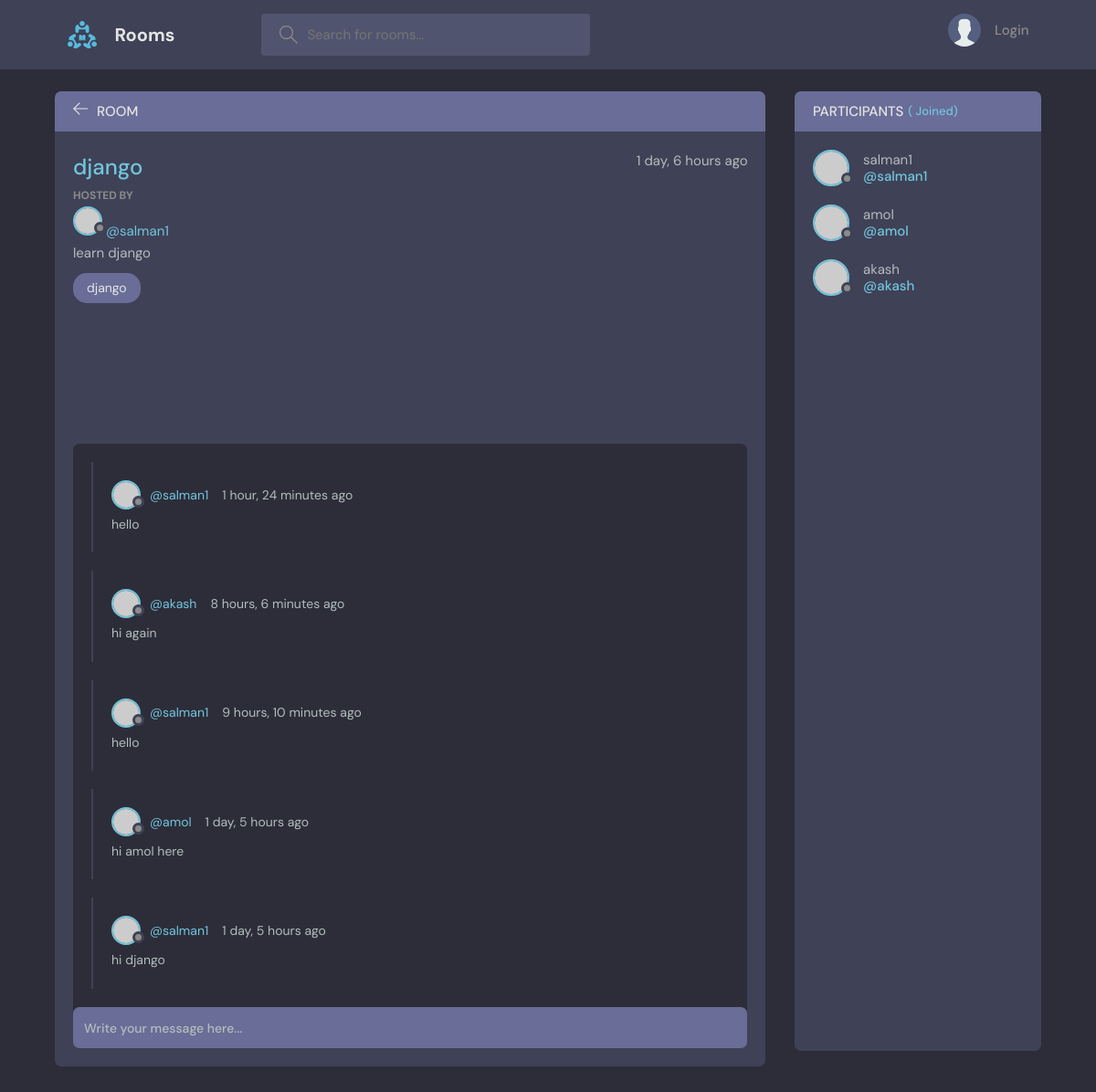
/room/1, run on the app's committed database.
### base/models.py (models this page shows, shortened)
class Room(models.Model):
    host = models.ForeignKey(User, on_delete=models.CASCADE, null=True)
    topic = models.ForeignKey(Topic, on_delete=models.SET_NULL, null=True)
    name = models.CharField(max_length=200)
    description = models.TextField(null=True, blank=True)
    participants = models.ManyToManyField(
        User, related_name='participants', blank=True)
    updated = models.DateTimeField(auto_now=True)
    created = models.DateTimeField(auto_now_add=True)
    class Meta:
        ordering = ['-updated', '-created']

class Message(models.Model):
    user = models.ForeignKey(User, on_delete=models.CASCADE)
    room = models.ForeignKey(Room, on_delete=models.CASCADE)
    body = models.TextField()
    updated = models.DateTimeField(auto_now=True)
    created = models.DateTimeField(auto_now_add=True)
    class Meta:
        ordering = ['-updated', '-created']

### base/views.py (the view, shortened to what this page needs)
# urls.py: path('room/<int:pk>', views.room, name='room'),
def room(request, pk):
    room = Room.objects.get(id=pk)
    room_messages = room.message_set.all()
    participants = room.participants.all()
    context = {'rooms': room, 'room_messages': room_messages,
               'participants': participants}
    return render(request, 'base/room.html', context)

### base/templates/base/room.html (shortened to what this page needs)
{% extends 'main.html' %}
{% block content %}
    <main class="profile-page layout layout--2">
      <div class="container">
        <div class="room">
          <div class="room__top">
            <div class="room__topLeft">
              <a href="{% url 'home' %}">
                <svg version="1.1" xmlns="http://www.w3.org/2000/svg" width="32" height="32" viewBox="0 0 32 32">
                  <title>arrow-left</title>
                  <path
                    d="M13.723 2.286l-13.723 13.714 13.719 13.714 1.616-1.611-10.96-10.96h27.625v-2.286h-27.625l10.965-10.965-1.616-1.607z"
                  ></path>
                </svg>
              </a>
              <h3>Room</h3>
            </div>
          </div>
          <div class="room__box scroll">
            <div class="room__header scroll">
              <div class="room__info">
                <h3>{{rooms.name}}</h3>
                <span>{{rooms.created|timesince}} ago</span>
              </div>
              <div class="room__hosted">
                <p>Hosted By</p>
                <a href="#" class="{% url 'profile' rooms.host.id %}">
                  <div class="avatar avatar--small">
                    <img src="https://randomuser.me/api/portraits/men/37.jpg" />
                  </div>
                  <span>@{{rooms.host}}</span>
                </a>
              </div>
              <div class="room__details">
                {{rooms.description}}
              </div>
              <span class="room__topics">{{rooms.name}}</span>
            </div>
            <div class="room__conversation">
              <div class="threads scroll">
                {% for message in room_messages %}
                <div class="thread">
                  <div class="thread__top">
                    <div class="thread__author">
                      <a href="#" class="thread__authorInfo">
                        <div class="avatar avatar--small">
                          <img src="https://randomuser.me/api/portraits/men/37.jpg" />
                        </div>
                        <span>@{{message.user}}</span>
                      </a>
                      <span class="thread__date">{{message.created|timesince}} ago</span>
                    </div>
                  </div>
                  <div class="thread__details">
                    {{message.body}}
                  </div>
                </div>
                {% endfor %}
              </div>
            </div>
          </div>
          <div class="room__message">
            <form action="" method="POST">
              <input name="body" placeholder="Write your message here..." />
            </form>
          </div>
        </div>
        <div class="participants">
          <h3 class="participants__top">Participants <span>({{participant.count}} Joined)</span></h3>
          <div class="participants__list scroll">
            {% for user in participants %}
            <a href="{% url 'profile' user.id %}" class="participant">
              <div class="avatar avatar--medium">
                <img src="https://randomuser.me/api/portraits/men/37.jpg" />
              </div>
              <p>
                {{user.username}}
                <span>@{{user.username}}</span>
              </p>
            </a>
            {% endfor %}
          </div>
        </div>
      </div>
    </main>
{% endblock %}

### templates/main.html (shortened to what this page needs)
<!DOCTYPE html>
{% load static %}
<html lang="en">
<head>
    <link rel="stylesheet" href="{% static 'styles/style.css' %}" />
</head>
<body>
    {% include 'navbar.html' %}
    {% block content %} {% endblock %}
</body>
</html>

### templates/navbar.html (shortened to what this page needs)
{% load static %}
<header class="header header--loggedIn">
    <div class="container">
        <a href="{% url 'home' %}" class="header__logo">
            <img src="{% static 'images/logo.svg' %}" />
            <h1>Rooms</h1>
        </a>
        <form class="header__search" method="GET" action="{% url 'home' %}">
            <label>
                <input type="text" name="q" placeholder="Search for rooms..." />
            </label>
        </form>
        <nav class="header__menu">
            {% if request.user.is_authenticated %}
            <div class="header__user">
                <a href="{% url 'updateUser' %}">
                    <div class="avatar avatar--medium active">
                        <img src="https://static-00.iconduck.com/assets.00/person-icon-512x483-d7q8hqj4.png" />
                    </div>
                    <p>{{request.user}} <span>@{{request.user}}</span></p>
                </a>
                <button class="dropdown-button">
                    <svg version="1.1" xmlns="http://www.w3.org/2000/svg" width="32" height="32" viewBox="0 0 32 32">
                        <title>chevron-down</title>
                        <path d="M16 21l-13-13h-3l16 16 16-16h-3l-13 13z"></path>
                    </svg>
                </button>
            </div>
            {% else %}
            <a href="{% url 'login' %}">
            <img src="{% static 'images/avatar.svg' %}" />
            <p>Login</p>
            </a>
            {% endif %}
        </nav>
    </div>
</header>

### data on the page
Room: name "django", created "1 day, 6 hours", host "salman1", description "learn django"
Message: user "salman1", created "1 hour, 24 minutes", body "hello"
Message: user "akash", created "8 hours, 6 minutes", body "hi again"
Message: user "salman1", created "9 hours, 10 minutes", body "hello"
Message: user "amol", created "1 day, 5 hours", body "hi amol here"
Message: user "salman1", created "1 day, 5 hours", body "hi django"

### other printed values
{{ user.username }} "salman1"
{{ user.username }} "amol"
{{ user.username }} "akash"
